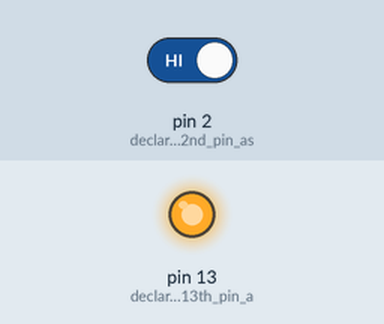
A sketch run on a simulated Arduino Uno, built with avr-gcc and run on an emulated ATmega328P. Parts: output pins drawn as LEDs (lit = HIGH). The test bench sets the inputs (shaded band); at power-on: pin 2 (declaration_of_2nd_pin_as) HIGH. What the sketch prints to the serial monitor is not drawn.

Above: at 1.2 s.
1.3 s: pin 2 (declaration_of_2nd_pin_as) driven LOW
At 2.3 s:
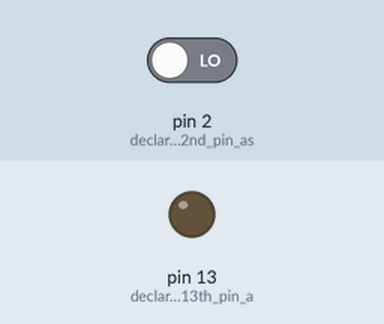
2.9 s: pin 2 (declaration_of_2nd_pin_as) driven HIGH
At 3.5 s:
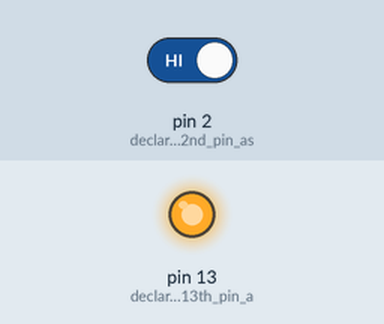
Timing chart, 0 to 5.9 s (numbered marks = the images above; inputs shaded):
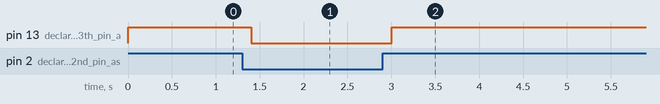

Measured:
- after the input at 1.3 s, pin 13 (declaration_of_13th_pin_a): HIGH → LOW after 0.10 s
- after the input at 2.9 s, pin 13 (declaration_of_13th_pin_a): LOW → HIGH after 0.10 s

The sketch:

pir_sensor.ino
```cpp
/*programm: to connect the proximity infrared sensor(P.I.R) to arduino uno
 if motion detects the led gets on otherwise off
*/
void setup()
{
  pinMode(2,INPUT);//declaration of 2nd pin as input
  pinMode(13,OUTPUT);//declaration of 13th pin as output
  Serial.begin(9600);
}
void loop()
{
  int value=digitalRead(2);// reads the pir sensor values and stores in "value"
  if (value==0)
  {
    digitalWrite(13,0);//no motion detected so led off

  }
  if (value==1)
  {
    digitalWrite(13,1);//motion detected so led on
    Serial.println("person detected");
  }
  delay(200);
}
```
